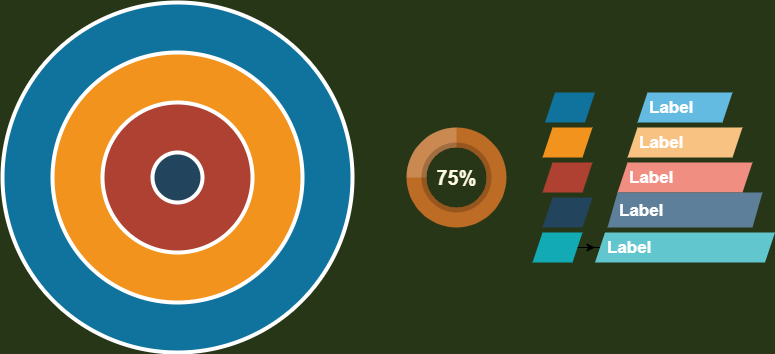
#> input picture img/1.png, 775 x 354 px
$ python back_projection.py
#> lines starting #> are read from the running program, lines starting #| are printed output that depends on the picture; after the words box and inside, x2 and y2 are one past the last pixel; in counts of white or black regions, pixels touching at a corner belong together
import cv2
import numpy as np
from matplotlib import pyplot as plt

#roi是我们需要找到的对象或对象的区域
roi = cv2.imread('../img/1.png')
#> roi is the input picture: shape (354, 775, 3); mean B, G, R 69.1, 92.5, 84.6
hsv = cv2.cvtColor(roi,cv2.COLOR_BGR2HSV)
#> hsv: shape (354, 775, 3); mean H, S, V 48.4, 160.9, 120.4
#目标是我们搜索的图像
target = cv2.imread('../img/2.png')
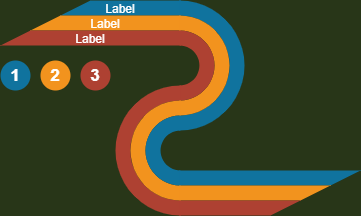
#> input picture img/2.png, 361 x 216 px
#> target is the input picture: shape (216, 361, 3); mean B, G, R 43.6, 73.2, 75.3
hsvt = cv2.cvtColor(target,cv2.COLOR_BGR2HSV)
#> hsvt: shape (216, 361, 3); mean H, S, V 42.5, 163.1, 99.6
#使用calcHist查找直方图。也可以用np.historogram2d完成
M = cv2.calcHist([hsv],[0,1],None,[200,256],[0,200,0,256])
I = cv2.calcHist([hsvt],[0,1],None,[200,256],[0,200,0,256])
R = M/I
# print(R)
h,s,v = cv2.split(hsvt)
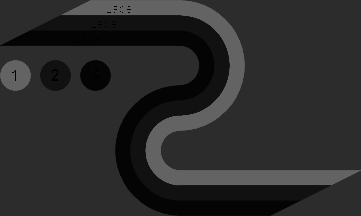
#> h: shape (216, 361); min 0, max 100, mean 42.5
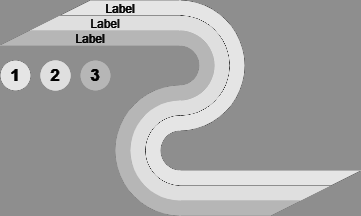
#> s: shape (216, 361); min 0, max 229, mean 163.1
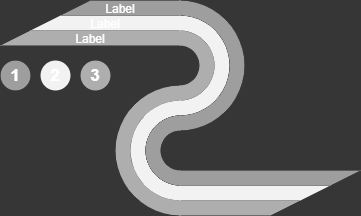
#> v: shape (216, 361); min 54, max 255, mean 99.6
B = R[h.ravel(),s.ravel()]
print(B)
#> (printed output is left out)
B = np.minimum(B,1)
B = B.reshape(hsvt.shape[:2])
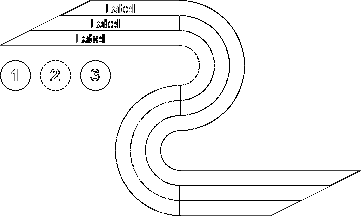
#> B: shape (216, 361) float32; min 0, max 1, mean 0.965
print(B)
#> (printed output is left out)
#使用圆盘算子做卷积
disc = cv2.getStructuringElement(cv2.MORPH_ELLIPSE,(5,5))
B = cv2.filter2D(B,-1,disc)
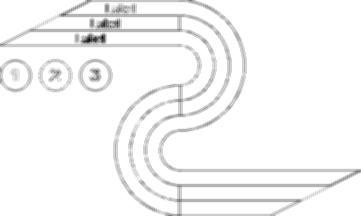
#> B: shape (216, 361) float32; min 0, max 17, mean 16.41; drawn with min black and max white
B = np.uint8(B)
cv2.normalize(B,B,0,255,cv2.NORM_MINMAX)
ret,thresh = cv2.threshold(B,50,255,0)
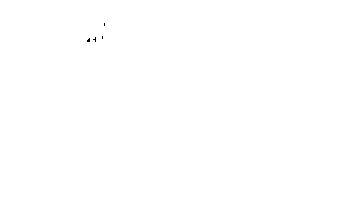
#> thresh: shape (216, 361); 100% white; black in thin lines or dots, all inside (x1, y1, x2, y2) = (87, 23, 105, 42)
plt.subplot(111),plt.imshow(thresh,'gray')
plt.title("B")
plt.show()
